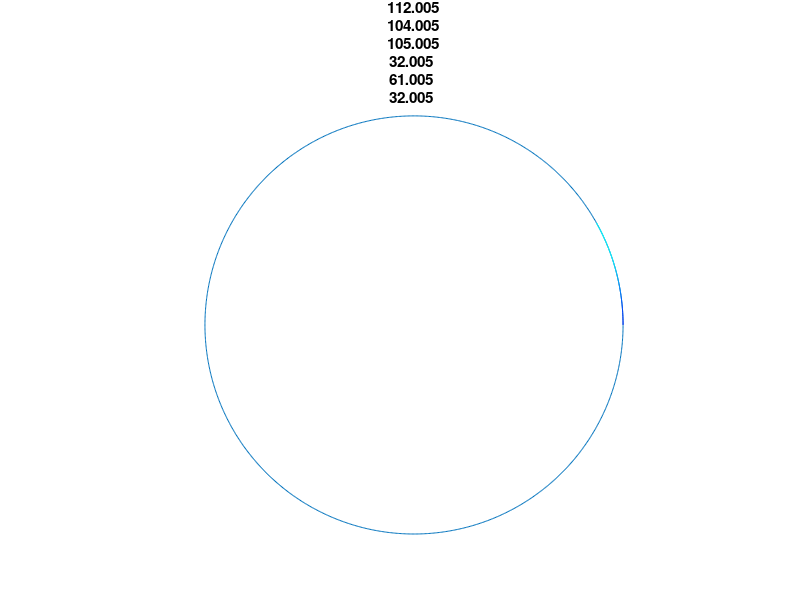

Write the MATLAB code that produced this figure. (Note: this script raises an error after producing the figure.)
clear;
clc;

phiSet = 0.005:0.005:pi;
index = 1;
nSet = 0:50;

for phi = phiSet
    t = linspace(0, 2 * sin(phi), 2);
    plot(cos(linspace(-pi, pi, 1000)), sin(linspace(-pi, pi, 1000)))
    curveColor = [0, 0.14, 1];
    gradientMultiplier = 1.1;

    for n = nSet
        hold on;
        x = cos(2 * n * phi) - t * sin((2 * n + 1) * phi);
        y = sin(2 * n * phi) + t * cos((2 * n + 1) * phi);
        plot(x, y, 'color', curveColor)% './' gurantees every point out of the circle is NaN
        curveColor = [1 1 1] - ([1 1 1] - curveColor).^gradientMultiplier; % gradient color
    end

    hold off;
    axis off;
    title("\phi = " + phi)
    daspect([1 1 1])
    axis([-1, 1, -1, 1])
    saveas(gcf, "ExperimentResultOfMatlab/simulation/" + index + '.jpg')
    index = index + 1;
end
